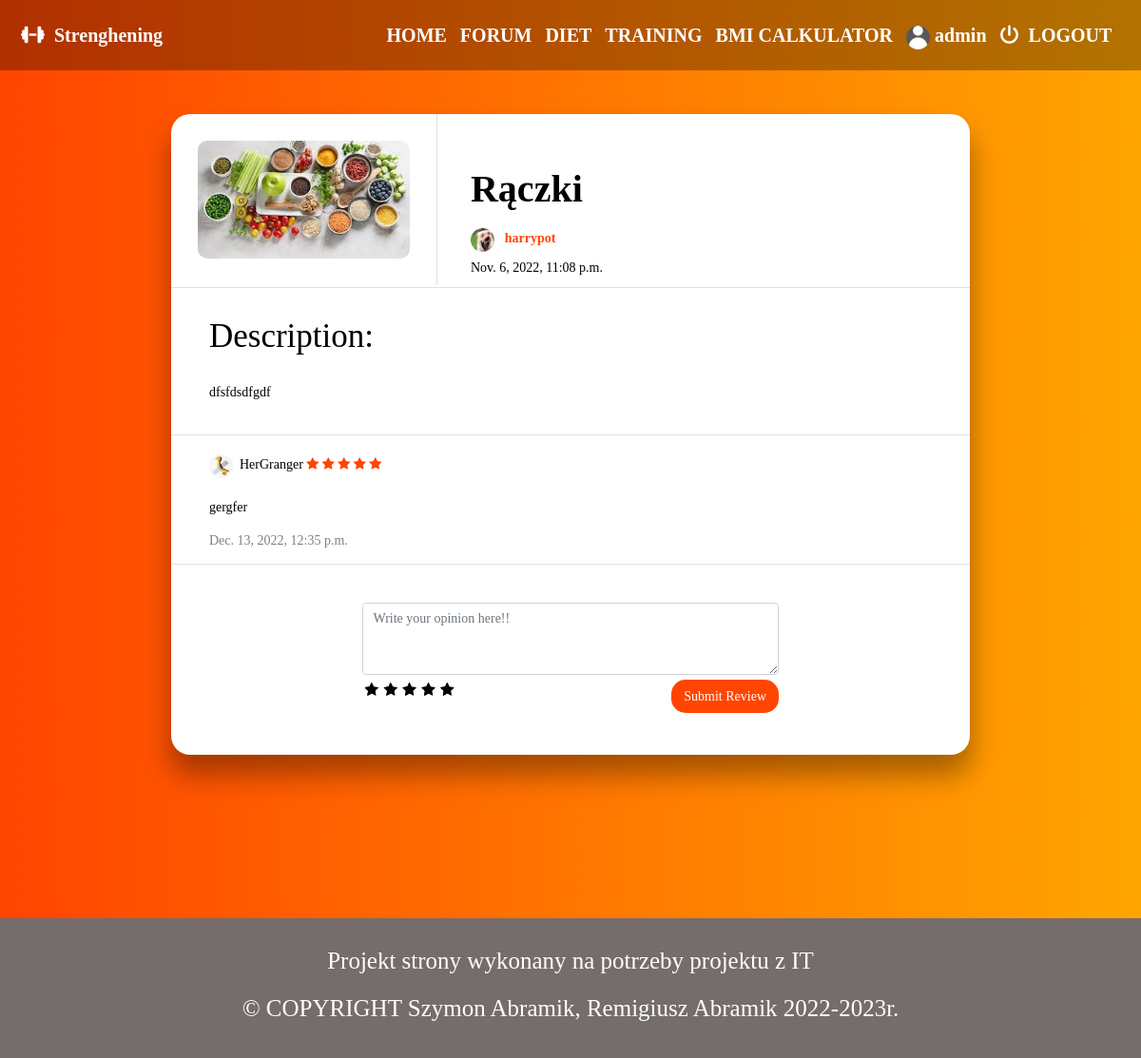
Page /diet/8/ (signed in) on the committed database.
### login/models.py (models this page shows, shortened)
class Profile(models.Model):
    user = models.OneToOneField(User, null=True, on_delete=models.CASCADE)
    image = models.ImageField(default="profile_pics/default.png", upload_to='profile_pics')
    description = models.TextField(max_length=1000, default="You didn't change your description yet!")
    slug = models.SlugField(unique=True, blank=True, null=True)
    def get_absolute_url(self):
        return reverse("login:profile", args=[self.slug])

### diet/models.py (models this page shows, shortened)
class Diet(models.Model):
    name = models.CharField(max_length=30)
    context = models.TextField(max_length=1000)
    image = models.ImageField(default="diet_pics/default.png", upload_to='diet_pics')
    author = models.ForeignKey(settings.AUTH_USER_MODEL, null=True, on_delete=models.CASCADE)
    date = models.DateTimeField(auto_now=True)
    cut_context = models.TextField(max_length=1000, null=True)

class Review(models.Model):
    context = models.TextField(max_length=1000)
    author = models.ForeignKey(Profile, on_delete=models.CASCADE, null=True)
    date = models.DateTimeField(auto_now=True)
    object = models.ForeignKey(Diet, on_delete=models.CASCADE)
    rating = models.FloatField(default=0)
    number = models.IntegerField(null=True)

### diet/views.py (the view)
# urls.py: path('<int:diet_id>/', views.detailView, name='detail'),
def detailView(request, diet_id):
    reviews = Review.objects.filter(object__id=diet_id)
    diet = Diet.objects.get(id=diet_id)
    context = {
        'reviews': reviews,
        'diet': diet,
    }
    return render(request, 'diet/detail.html', context)

### diet/templates/diet/detail.html (shortened to what this page needs)
{% extends 'home/base.html' %}
{% block head %}
    {% load static %}
    <link href="{% static 'diet/style_detail.css' %}" rel="stylesheet" >
{% endblock %}
{% block body %}
<div class="padding-top"></div>
<div class="container-fluid">
    <div class="col">
        <div class="row border-bottom">
            <div class="col-4 diet-image">
                <div class="row justify-content-center border-right"><img class="picture" src="{{ diet.image.url }}"></div>
            </div>
            <div class="col-8 diet-info">
                <div class="row">
                    <h3>{{ diet.name }}</h3>
                </div>
                <div class="row">
                    <img
                        src="{{ diet.author.profile.image.url }}"
                        class="rounded-circle"
                        height="25"
                        alt="Black and White Portrait of a Man"
                        loading="lazy"
                        /> &nbsp; &nbsp;<a href="{{diet.author.profile.get_absolute_url}}">{{ diet.author.username }}</a>
                </div>
                <div class="row">
                    <p>{{diet.date}}</p>
                </div>
            </div>
        </div>
        <div class="row diet-context border-bottom">
            <div class="col">
                <div class="row">
                    <h1>Description:</h1>
                </div>
                <div class="row">
                    <p>{{diet.context}}</p>
                </div>
            </div>
        </div>
        {% if not reviews %}
            <div class="row justify-content-center" style="padding:20px;padding-bottom:0;"><h3> No reviews yet. You can add yours first now!!</h3></div>
        {% else %}
            {% for review in reviews %}
            <div class="row reviews border-bottom">
                <div class="col">
                    <div class="row contex-image">
                        <img
                            src="{{ review.author.image.url }}"
                            class="rounded-circle"
                            height="25"
                            alt="Black and White Portrait of a Man"
                            loading="lazy"
                        /> &nbsp;&nbsp;<p>{{ review.author.user.username }}</p>  &nbsp; <span>
                            <i class="fa fa-star{% if review.rating == 0.5 %}-half-o{% elif review.rating < 1 %}-o {% endif %}" aria-hidden="true"></i>
                            <i class="fa fa-star{% if review.rating == 1.5 %}-half-o{% elif review.rating < 2 %}-o {% endif %}" aria-hidden="true"></i>
                            <i class="fa fa-star{% if review.rating == 2.5 %}-half-o{% elif review.rating < 3 %}-o {% endif %}" aria-hidden="true"></i>
                            <i class="fa fa-star{% if review.rating == 3.5 %}-half-o{% elif review.rating < 4 %}-o {% endif %}" aria-hidden="true"></i>
                            <i class="fa fa-star{% if review.rating == 4.5 %}-half-o{% elif review.rating < 5 %}-o {% endif %}" aria-hidden="true"></i>
                        </span>
                    </div>
                    <div class="row contex">
                        <p>{{review.context}}</p>
                    </div>
                    <div class="row contex-stats">
                        <p>{{review.date}}</p>
                    </div>
                </div>
            </div>
            {% endfor %}
        {% endif %}
        <div class="row justify-content-center" style="padding-top:40px;padding-bottom:40px;">
            <form action="{% url 'diet:submit_review' diet.id %}" method="POST">
                <textarea name="context" cols="50" class="form-control review" rows="3" maxlength="1000" required="" id="id_context" required placeholder="Write your opinion here!!"></textarea>
                <div class="rate">
                    <input type="radio" name="rating" id="rating10" value="5" required /><label for="rating10" title="5"></label>
                    <input type="radio" name="rating" id="rating8" value="4" required /><label for="rating8" title="4"></label>
                    <input type="radio" name="rating" id="rating6" value="3"  /><label for="rating6" title="3"></label>
                    <input type="radio" name="rating" id="rating4" value="2" required /><label for="rating4" title="2"></label>
                    <input type="radio" name="rating" id="rating2" value="1" required /><label for="rating2" title="1"></label>
                </div>
                {% if user.is_authenticated %}
                    <input type="submit" value="Submit Review" class="comment-like float-right">
                {% else %}
                    <p>You must be logged in to post a review. <span><a href="{% url 'login:login' %}">Login now</a></span></p>
                {% endif %}
            </form>
        </div>
    </div>
</div>
<div class="padding-bottom"></div>
{% endblock %}

### home/templates/home/base.html (shortened to what this page needs)
<!DOCTYPE html>
<html lang="en">
<head>
    {% load static %}
    <link rel="stylesheet" href="https://cdn.jsdelivr.net/npm/bootstrap@4.6.2/dist/css/bootstrap.min.css">
    <link href="{% static 'fontawesomefree/css/fontawesome.css' %}" rel="stylesheet" type="text/css">
    <link rel="stylesheet" href="https://cdnjs.cloudflare.com/ajax/libs/font-awesome/4.7.0/css/font-awesome.min.css">
    <link href="{% static 'fontawesomefree/css/brands.css' %}" rel="stylesheet" type="text/css">
    <link href="{% static 'fontawesomefree/css/solid.css' %}" rel="stylesheet" type="text/css">
    <link href="{% static 'home/style.css' %}" rel="stylesheet" >
    {% block head %}
    {% endblock %}
</head>
<body>
    <nav class="navbar fixed-top navbar-expand-lg navbar-dark p-md-3">
        <a class="navbar-brand" href="{% url 'home:index' %}">
            <i class="fa-solid fa-dumbbell"></i>&nbsp; Strenghening
        </a>
        <div class="collapse navbar-collapse" id="navbarNav">
                <ul class="navbar-nav">
                    <li class="nav-item">
                        <a class="nav-link text-white" href="{% url 'home:index' %}">HOME</a>
                    </li>
                    <li class="nav-item">
                        <a class="nav-link text-white" href="{% url 'forum:index' %}">FORUM</a>
                    </li>
                    <li class="nav-item">
                        <a class="nav-link text-white" href="{% url 'diet:index' %}">DIET</a>
                    </li>
                    <li class="nav-item">
                        <a class="nav-link text-white" href="{% url 'training:index' %}">TRAINING</a>
                    </li>
                    <li class="nav-item">
                        <a class="nav-link text-white" href="{% url 'bmicalc:index' %}">BMI CALKULATOR</a>
                    </li>
                    {% if user.is_authenticated %}
                        <li class="nav-item">
                            <a class="nav-link text-white" href="{% url 'login:profile' user.profile.slug %}">
                                <img
                                    src="{{ user.profile.image.url }}"
                                    class="rounded-circle"
                                    height="25"
                                    alt="Black and White Portrait of a Man"
                                    loading="lazy"
                                />
                                {{request.user}}
                            </a>
                        </li>
                        <li class="nav-item">
                            <a class="nav-link text-white" href="{% url 'login:logout' %}">
                                <i class="fa-solid fa-power-off"></i>&nbsp; LOGOUT &nbsp;
                            </a>
                        </li>
                    {% else %}
                        <li class="nav-item">
                            <a href="{% url 'login:login' %}" class="nav-link text-white" tabindex="-1" role="button" aria-disabled="true">SIGN IN</a>
                        </li>
                    {% endif %}
                </ul>
            </div>
    </nav>
    {% block body %}
    {% endblock %}
    <section class="footer">
        <h1>Projekt strony wykonany na potrzeby projektu z IT
          <br>
          © COPYRIGHT Szymon Abramik, Remigiusz Abramik 2022-2023r.
        </h1>
    </section>
</body>
</html>

### home/static/home/style.css (style rules this page uses)
* { box-sizing: border-box; }
html, body { margin: 0; padding: 0; font-size: 14px; font-family: Verdana; background-color: white; color: black; width: 100%; }
nav.navbar { background-color: rgba(0, 0, 0, 0.3); }
.nav-link ul li, .navbar-brand { padding: 8px; }
.nav-item, .navbar-brand { transition: 0.5s; }
.navbar, .navbar-brand { font-size: 20px; font-weight: 600; transition: 0.5s; }
.footer { margin-top: 5%; width: 100%; text-align: center; padding: 20px 0; color: white; background-color: rgb(117, 108, 108); }
.footer h1 { font-size: 25px; line-height: 2; }

### diet/static/diet/style_detail.css (style rules this page uses)
body { background: linear-gradient(90deg, rgba(255,69,0,1) 0%, rgba(255, 165, 0,1) 100%) !important; }
.padding-bottom { height: 14vh; }
.container-fluid { margin-top: 5vh !important; border-radius: 20px; background-color: white; box-shadow: 0 20px 24px 0 rgba(0, 0, 0, 0.2), 0 21px 35px 0 rgba(0, 0, 0, 0.19); width: 70%; height: auto; min-height: 80vh; display: grid; padding: 0; }
.diet-image img { margin-top: 10%; margin-bottom: 10%; margin-left: auto; margin-right: auto; border-radius: 10px; width: 80%; }
.diet-info { padding-top: 55px; padding-left: 50px; }
.diet-info h3 { font-size: 40px; font-weight: 600; padding-bottom: 10px; }
.diet-info a { margin-bottom: 10px; color: orangered; font-weight: 550; }
.diet-info p { margin-bottom: 10px; }
.padding-top { height: 10vh; }
.rate { display: inline-block;; border: 0; }
.rate > label { float: right; }
.rate > label:before { display: inline-block; font-size: 1.1rem; font-family: FontAwesome; content: "\f005"; margin:0; padding:0.3rem .2rem; cursor: pointer; }
.fa { color: orangered; }
.diet-context h1 { padding-top: 30px; padding-left: 40px; }
.diet-context p { padding: 20px; padding-left: 40px; padding-right: 40px; }
.comment-like { margin-top: 5px; background-color: orangered; color: white; transition: 0.5s; border-radius: 15px; padding: 7px; padding-left: 13px; padding-right: 13px; border: 0; }
.contex { padding-left: 40px; padding-top: 10px; }
.contex-image { padding-left: 40px; padding-top: 20px; }
.contex-stats { padding-left: 40px; color: grey; }

### rows in the picture
Diet: image (picture), name "Rączki", author.profile.image (picture), author.username "harrypot", date "Nov. 6, 2022, 11:08 p.m.", context "dfsfdsdfgdf"
Review: author.image (picture), author.user.username "HerGranger", context "gergfer", date "Dec. 13, 2022, 12:35 p.m."

### other values in the picture
{{ request.user }} "admin"
